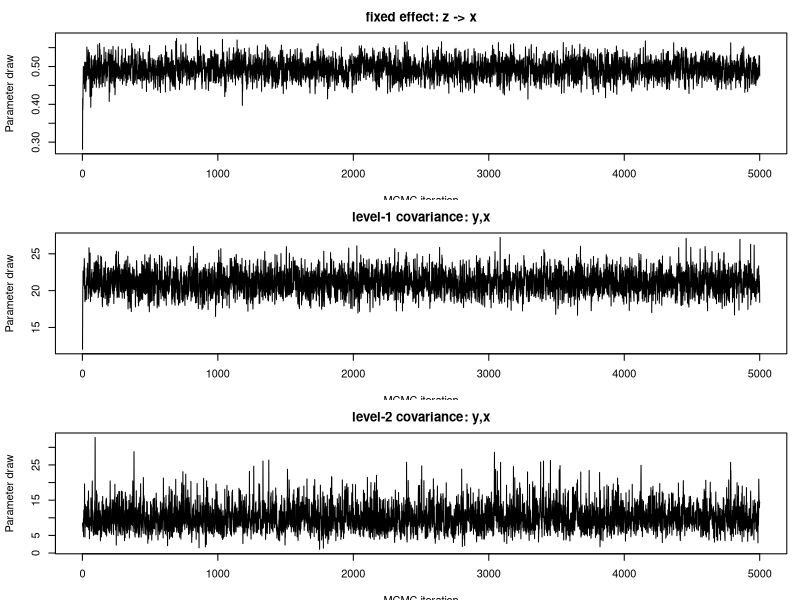
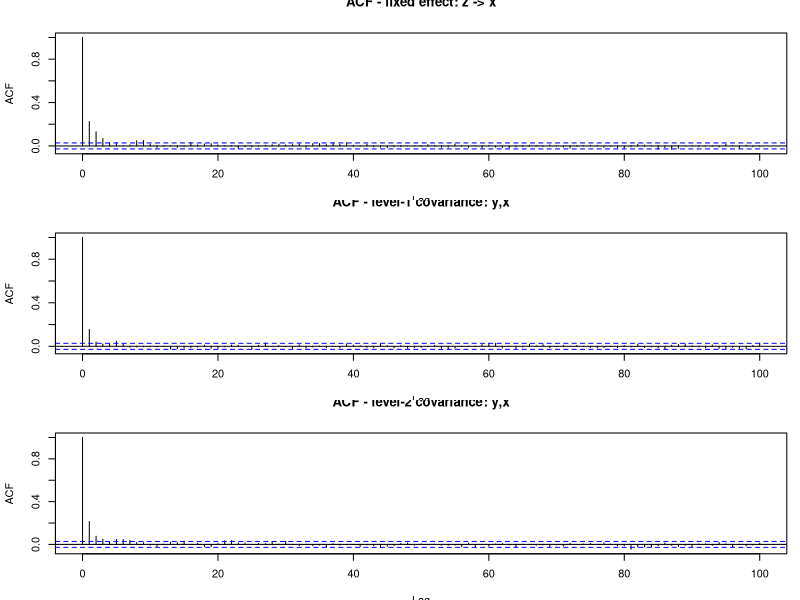
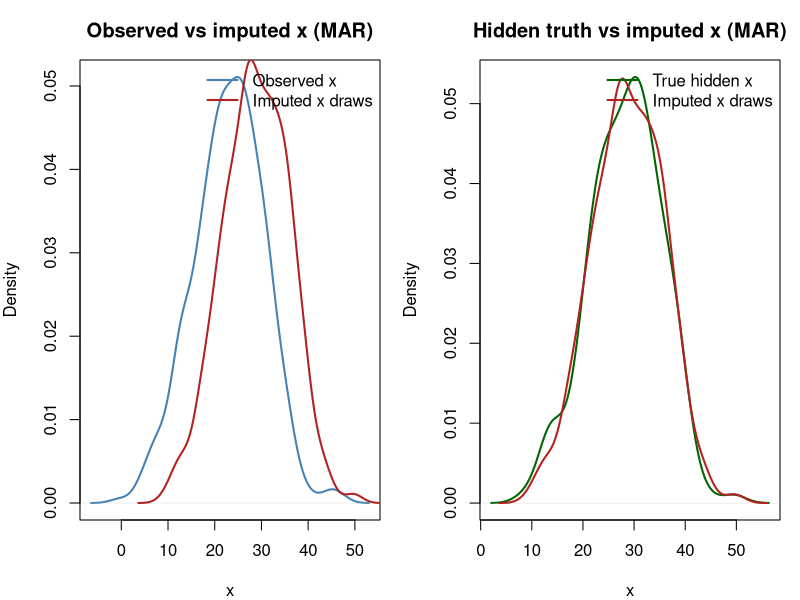

Recreate these plots in R, in order.
# =============================================================================
# A toy demonstration of JOMO (Joint Modelling Multiple Imputation)
# -----------------------------------------------------------------------------
# Goal: show how multilevel joint-model imputation works, how the native jomo
#       code is structured, and how it behaves under MCAR / MAR / MNAR.
#
# The script is deliberately small and heavily annotated. Read it top to
# bottom. Each numbered section maps to one idea. Run it with:
#
#     Rscript jomo_demo.R
#
# or step through it interactively in RStudio.
#
# Required packages: jomo, lme4
# Optional packages: coda (Geweke diagnostic), mitml (alternative pooling)
#
# Outputs:
#   jomo_diagnostics_trace_MAR.png
#   jomo_diagnostics_acf_MAR.png
#   jomo_imputed_vs_true_MAR.png
#
# IMPORTANT SCOPE NOTE:
# This is a MULTILEVEL teaching example, not yet a complete NHANES survey
# implementation. The cluster variable is analogous to a PSU, but jomo's
# `clus` argument does not, by itself, incorporate survey weights or strata.
# =============================================================================

required_packages <- c("jomo", "lme4")
missing_packages <- required_packages[
  !vapply(required_packages, requireNamespace, logical(1), quietly = TRUE)
]

if (length(missing_packages) > 0) {
  stop(
    "Install the required package(s) before running this script: ",
    paste(missing_packages, collapse = ", "),
    "\nRun: install.packages(c(",
    paste(sprintf('"%s"', missing_packages), collapse = ", "),
    "))",
    call. = FALSE
  )
}

library(coda)
library(mitml)

suppressPackageStartupMessages({
  library(jomo)
  library(lme4)
})

set.seed(42)  # same simulated population every time

# Teaching values. These are not recommendations to copy blindly into the
# final NHANES analysis; Section 6 shows how diagnostics inform the choices.
N_IMPUTATIONS <- 5L
DIAGNOSTIC_ITERATIONS <- 5000L
N_BURN <- 1000L
N_BETWEEN <- 1000L

# Set to TRUE after the main continuous example works. Section 11 then adds an
# incomplete binary variable so jomo uses its latent-normal mixed-data model.
RUN_CATEGORICAL_EXTENSION <- TRUE


# =============================================================================
# 0.  WHY SIMULATE A CLUSTERED DATASET?
# -----------------------------------------------------------------------------
# Simulation gives us two things a real incomplete dataset cannot:
#
#   1. the TRUE values that will later be hidden, and
#   2. the TRUE coefficient used to generate the outcome.
#
# We also create genuine clustering. Individuals within the same cluster share
# random intercepts, so their values are correlated. This is the key feature
# that a multilevel imputation model should preserve.
#
# The round trip is:
#   complete clustered data -> create missingness -> impute with jomo ->
#   analyze each completed dataset -> pool -> compare with the known truth.
# =============================================================================


# =============================================================================
# 1.  BUILD A COMPLETE TWO-LEVEL TOY DATASET
# -----------------------------------------------------------------------------
# 40 clusters x 15 people = 600 observations.
#
# Level 2: cluster_id
# Level 1: individual rows within each cluster
#
# The data-generating model is:
#
#   x_ij = 0.5*z_ij + b_xj + e_xij
#
#   y_ij = 2 + 0.8*x_ij + 1.5*z_ij + b_yj + e_yij
#
# where b_xj and b_yj are cluster-specific random intercepts. Our substantive
# analysis question is the fixed effect of x on y. Its TRUE value is 0.8.
#
# `z` and `y` remain fully observed. We create missingness only in `x`, just as
# in the attached MICE example. Although y is complete, it belongs in jomo's
# joint response matrix Y so its association with x helps impute missing x.
# =============================================================================

n_clusters <- 40L
people_per_cluster <- 15L
n <- n_clusters * people_per_cluster

cluster_number <- rep(seq_len(n_clusters), each = people_per_cluster)
cluster_id <- factor(cluster_number)

# Separate cluster effects for x and for the residual part of y.
cluster_effect_x <- rnorm(n_clusters, mean = 0, sd = 3)
cluster_effect_y <- rnorm(n_clusters, mean = 0, sd = 4)

z <- rnorm(n, mean = 50, sd = 10)
x <- 0.5 * z + cluster_effect_x[cluster_number] + rnorm(n, 0, 5)
y <- 2 + 0.8 * x + 1.5 * z +
  cluster_effect_y[cluster_number] + rnorm(n, 0, 3)

# An extra binary variable is generated now but ignored in the main example.
# It is used only if RUN_CATEGORICAL_EXTENSION is changed to TRUE in Section 11.
p_smoke <- plogis(-0.5 + 0.03 * (z - 50) + 0.04 * (x - mean(x)))
smoke <- factor(
  rbinom(n, size = 1, prob = p_smoke),
  levels = c(0, 1),
  labels = c("no", "yes")
)

full <- data.frame(
  cluster_id = cluster_id,
  x = x,
  y = y,
  z = z,
  smoke = smoke
)

TRUE_BETA_X <- 0.8

cat("\n=== Section 1: the complete clustered toy dataset ===\n")
print(head(full, 4))
cat(sprintf("\nRows: %d | clusters: %d | rows per cluster: %d\n",
            nrow(full), nlevels(full$cluster_id), people_per_cluster))


# =============================================================================
# 2.  IMPOSE MISSINGNESS ON x
# -----------------------------------------------------------------------------
# The probability that x is missing is:
#
#   MCAR: unrelated to every variable (a constant-probability coin flip).
#
#   MAR : related to fully OBSERVED y and z. This is a stronger teaching
#         example than making missingness depend only on z: selection on the
#         outcome can bias the complete-case regression, while jomo can use
#         y and z to recover the missing x distribution.
#
#   MNAR: related to x itself. Once x vanishes, the variable driving its
#         missingness is unobserved. Ordinary MAR-based jomo cannot generally
#         repair that without an explicit MNAR sensitivity model.
#
# Each scenario targets approximately 30% missingness.
# =============================================================================

# Convert an arbitrary score into logistic probabilities whose mean is exactly
# `target` before the random missingness draws are made.
probabilities_with_target_mean <- function(score, target = 0.30) {
  score <- as.numeric(scale(score))
  intercept <- uniroot(
    function(a) mean(plogis(a + score)) - target,
    interval = c(-20, 20)
  )$root
  plogis(intercept + score)
}

make_x_missing <- function(data, probability, seed) {
  stopifnot(length(probability) == nrow(data))
  set.seed(seed)
  out <- data
  remove_x <- runif(nrow(data)) < probability
  out$x[remove_x] <- NA_real_
  out
}

# MCAR: constant missingness probability.
p_mcar <- rep(0.30, n)

# MAR: depends on observed y and z. y receives most of the weight because
# outcome-dependent selection makes the complete-case problem easy to see.
mar_score <- 0.85 * as.numeric(scale(y)) + 0.15 * as.numeric(scale(z))
p_mar <- probabilities_with_target_mean(mar_score, target = 0.30)

# MNAR: depends on the value of x that may become unobserved.
p_mnar <- probabilities_with_target_mean(x, target = 0.30)

dat_mcar <- make_x_missing(full, p_mcar, seed = 101)
dat_mar <- make_x_missing(full, p_mar, seed = 102)
dat_mnar <- make_x_missing(full, p_mnar, seed = 103)

cat("\n=== Section 2: how much x is missing in each scenario ===\n")
cat(sprintf("MCAR: %d/%d (%.1f%%) missing\n",
            sum(is.na(dat_mcar$x)), n, 100 * mean(is.na(dat_mcar$x))))
cat(sprintf("MAR : %d/%d (%.1f%%) missing\n",
            sum(is.na(dat_mar$x)), n, 100 * mean(is.na(dat_mar$x))))
cat(sprintf("MNAR: %d/%d (%.1f%%) missing\n",
            sum(is.na(dat_mnar$x)), n, 100 * mean(is.na(dat_mnar$x))))

# A compact missingness-pattern table without requiring the mice package.
cat("\nMissingness pattern for the MAR data:\n")
print(
  as.data.frame(
    table(
      y_observed = !is.na(dat_mar$y),
      x_observed = !is.na(dat_mar$x),
      z_observed = !is.na(dat_mar$z)
    )
  )
)


# =============================================================================
# 3.  DEFINE THE SUBSTANTIVE ANALYSIS AND THE BENCHMARKS
# -----------------------------------------------------------------------------
# The substantive model is a random-intercept linear mixed model:
#
#   y ~ x + z + (1 | cluster_id)
#
# For every missingness scenario we compare:
#
#   (A) COMPLETE DATA : model fitted before any values were removed.
#   (B) COMPLETE CASE : rows with missing x are silently discarded.
#   (C) JOMO          : fit the model in each imputation and pool the results.
#
# The complete-data estimate is not exactly 0.8 because a finite simulated
# sample contains sampling noise. It is the fairest practical benchmark for
# judging what the missing-data methods recovered.
# =============================================================================

fit_analysis_model <- function(data) {
  lme4::lmer(
    y ~ x + z + (1 | cluster_id),
    data = data,
    REML = FALSE,
    na.action = na.omit,
    control = lme4::lmerControl(optimizer = "bobyqa")
  )
}

extract_x_estimate <- function(model) {
  coefficient_table <- summary(model)$coefficients
  c(
    beta_x = unname(coefficient_table["x", "Estimate"]),
    se = unname(coefficient_table["x", "Std. Error"])
  )
}

fit_slope <- function(data) {
  extract_x_estimate(fit_analysis_model(data))
}

truth <- fit_slope(full)

cat("\n=== Section 3: complete-data benchmark ===\n")
cat(sprintf("Generating beta_x: %.3f\n", TRUE_BETA_X))
cat(sprintf("Complete-data estimate: %.3f (SE %.3f)\n",
            truth["beta_x"], truth["se"]))


# =============================================================================
# 4.  TRANSLATE THE DATA INTO JOMO'S INPUTS
# -----------------------------------------------------------------------------
# Native jomo uses matrices/data frames rather than one formula:
#
#   Y    : joint outcomes. Put incomplete variables here. Fully observed y is
#          also placed here so its covariance with x helps impute x.
#
#   X    : fully observed fixed-effect predictors of every joint outcome.
#          Missing values are NOT allowed. An intercept is explicit.
#
#   Z    : predictors attached to random effects. We omit it, so jomo uses its
#          default column of 1s: a random intercept for every joint outcome.
#
#   clus : cluster membership. Supplying this makes the umbrella jomo()
#          function select a two-level imputation engine.
#
# Our joint imputation model is therefore:
#
#   (y_ij, x_ij)' = B'(1, z_ij) + u_j + e_ij
#
# with multivariate-normal level-2 random effects u_j and level-1 residuals
# e_ij. jomo estimates both covariance matrices.
# =============================================================================

make_jomo_inputs <- function(data, include_smoke = FALSE) {
  if (include_smoke) {
    Y <- data.frame(y = data$y, x = data$x, smoke = data$smoke)
  } else {
    Y <- data.frame(y = data$y, x = data$x)
  }

  X <- data.frame(
    intercept = rep(1, nrow(data)),
    z = data$z
  )

  clus <- data.frame(cluster_id = data$cluster_id)

  stopifnot(
    !anyNA(X),
    !anyNA(clus),
    is.numeric(Y$y),
    is.numeric(Y$x)
  )

  list(Y = Y, X = X, clus = clus)
}

inputs_mar <- make_jomo_inputs(dat_mar)

cat("\n=== Section 4: jomo input dimensions for MAR ===\n")
cat(sprintf("Y: %d rows x %d joint outcomes\n",
            nrow(inputs_mar$Y), ncol(inputs_mar$Y)))
cat(sprintf("X: %d rows x %d fixed-effect predictors\n",
            nrow(inputs_mar$X), ncol(inputs_mar$X)))
cat(sprintf("Clusters: %d\n", nlevels(factor(inputs_mar$clus[, 1]))))


# =============================================================================
# 5.  DRY RUN: CHECK THAT JOMO IS FITTING THE INTENDED MODEL
# -----------------------------------------------------------------------------
# The package authors recommend a very short .MCMCchain run before spending
# time on the real sampler. It answers structural questions:
#
#   - Did jomo recognize the data as clustered?
#   - Did it recognize two continuous joint outcomes?
#   - Are the fixed-effect and covariance arrays the expected dimensions?
#
# Two iterations are NOT enough for convergence. This is only a software/model
# specification check.
# =============================================================================

set.seed(500)
dry_run <- jomo::jomo.MCMCchain(
  Y = inputs_mar$Y,
  X = inputs_mar$X,
  clus = inputs_mar$clus,
  nburn = 2L,
  output = 0
)

cat("\n=== Section 5: dry-run output objects ===\n")
dry_dimensions <- lapply(
  dry_run[c("collectbeta", "collectomega", "collectu", "collectcovu")],
  dim
)
print(dry_dimensions)
cat("Expected: beta, level-1 covariance, random effects, and level-2 covariance.\n")


# =============================================================================
# 6.  RUN A LONGER MCMC CHAIN AND CHECK CONVERGENCE
# -----------------------------------------------------------------------------
# WHAT JOMO DOES UNDER THE HOOD:
#   - Unlike MICE, it does not start with a separate regression for each
#     incomplete variable. It posits ONE joint multivariate model.
#   - A Gibbs/data-augmentation sampler repeatedly draws model parameters,
#     covariance matrices, random effects, and missing values from their
#     conditional distributions under that joint model.
#   - The sampler must reach its stationary distribution before we save an
#     imputed dataset.
#
# The .MCMCchain function saves parameter draws instead of returning the final
# multiple imputations. We inspect three representative chains:
#
#   beta(z -> x)           : a fixed-effect parameter
#   residual cov(y, x)     : a level-1 covariance parameter
#   cluster cov(y, x)      : a level-2 covariance parameter
#
# Good signs: no drift, stable variation, reasonable mixing, and an ACF that
# falls toward zero. Inspect several parameters in a real analysis, especially
# covariance parameters, which often mix more slowly than fixed effects.
# =============================================================================

cat(sprintf("\n=== Section 6: running %d diagnostic MCMC iterations (MAR) ===\n",
            DIAGNOSTIC_ITERATIONS))

set.seed(501)
diagnostic_mar <- jomo::jomo.MCMCchain(
  Y = inputs_mar$Y,
  X = inputs_mar$X,
  clus = inputs_mar$clus,
  nburn = DIAGNOSTIC_ITERATIONS,
  output = 0
)

diagnostic_traces <- list(
  `fixed effect: z -> x` = as.numeric(
    diagnostic_mar$collectbeta["z", "x", ]
  ),
  `level-1 covariance: y,x` = as.numeric(
    diagnostic_mar$collectomega["y", "x", ]
  ),
  `level-2 covariance: y,x` = as.numeric(
    diagnostic_mar$collectcovu["y*Z1", "x*Z1", ]
  )
)

png("jomo_diagnostics_trace_MAR.png", width = 1000, height = 900)
par(mfrow = c(3, 1), mar = c(3.5, 4.2, 2.5, 1))
for (trace_name in names(diagnostic_traces)) {
  plot(
    diagnostic_traces[[trace_name]],
    type = "l",
    xlab = "MCMC iteration",
    ylab = "Parameter draw",
    main = trace_name
  )
}
dev.off()

png("jomo_diagnostics_acf_MAR.png", width = 1000, height = 900)
par(mfrow = c(3, 1), mar = c(3.5, 4.2, 2.5, 1))
for (trace_name in names(diagnostic_traces)) {
  acf(
    diagnostic_traces[[trace_name]],
    lag.max = 100,
    main = paste("ACF -", trace_name)
  )
}
dev.off()

# Show the remaining autocorrelation at the proposed distance between saved
# imputations. Values near zero suggest that N_BETWEEN is amply spaced for the
# inspected parameters. Always judge this together with the plots.
acf_at_lag <- function(x, lag) {
  as.numeric(acf(x, plot = FALSE, lag.max = lag)$acf[lag + 1L])
}

spacing_acf <- vapply(
  diagnostic_traces,
  acf_at_lag,
  numeric(1),
  lag = N_BETWEEN
)

cat(sprintf("\nAutocorrelation at proposed nbetween = %d:\n", N_BETWEEN))
print(round(spacing_acf, 3))

# Geweke is optional and complements rather than replaces trace/ACF review.
# A rough screening rule is |z| < 1.96, but passing it does not prove that the
# whole high-dimensional sampler has converged.
if (requireNamespace("coda", quietly = TRUE)) {
  geweke_z <- vapply(
    diagnostic_traces,
    function(x) coda::geweke.diag(coda::mcmc(x))$z,
    numeric(1)
  )
  cat("\nOptional Geweke z-scores:\n")
  print(round(geweke_z, 3))
  cat("Use |z| < 1.96 only as a rough screen; inspect the plots too.\n")
} else {
  cat("\nOptional Geweke diagnostic skipped: package 'coda' is not installed.\n")
}

cat("\nSaved jomo_diagnostics_trace_MAR.png and jomo_diagnostics_acf_MAR.png\n")
cat(sprintf(
  "Demo settings used below: nburn = %d, nbetween = %d, nimp = %d.\n",
  N_BURN, N_BETWEEN, N_IMPUTATIONS
))
cat("Change these only after reviewing your own chain diagnostics.\n")


# =============================================================================
# 7.  GENERATE MULTIPLE IMPUTATIONS WITH JOMO
# -----------------------------------------------------------------------------
# `nburn`    = MCMC updates before the first saved completed dataset.
# `nbetween` = MCMC updates between successive completed datasets.
# `nimp`     = number of completed datasets retained.
#
# WHY nimp = 5 INSTEAD OF 1:
# A single completed dataset hides uncertainty about the missing values.
# Multiple datasets are allowed to disagree. Rubin's rules later combine:
#
#   - within-imputation uncertainty from each fitted model, and
#   - between-imputation uncertainty from disagreement across imputations.
#
# Five is useful for a quick teaching example, not necessarily enough for the
# final NHANES project. The final number should reflect missing information and
# the desired Monte Carlo precision.
# =============================================================================

run_jomo <- function(data, seed) {
  inputs <- make_jomo_inputs(data)
  set.seed(seed)

  jomo::jomo(
    Y = inputs$Y,
    X = inputs$X,
    clus = inputs$clus,
    nburn = N_BURN,
    nbetween = N_BETWEEN,
    nimp = N_IMPUTATIONS,
    meth = "common",  # common level-1 covariance matrix across clusters
    output = 0
  )
}

cat("\n=== Section 7: creating the final imputations ===\n")
imp_mcar <- run_jomo(dat_mcar, seed = 701)
imp_mar <- run_jomo(dat_mar, seed = 702)
imp_mnar <- run_jomo(dat_mnar, seed = 703)

cat("Created MCAR, MAR, and MNAR jomo objects.\n")

# Native jomo returns LONG data:
#   Imputation == 0 : original incomplete data
#   Imputation == 1,...,5 : completed datasets
cat("\nImputation labels in the MAR object:\n")
print(table(imp_mar$Imputation))


# =============================================================================
# 8.  INSPECT THE COMPLETED DATASETS
# -----------------------------------------------------------------------------
# We split jomo's stacked output into a list, restore the analysis-friendly
# cluster_id name, and then verify four basic properties:
#
#   1. all missing x values were filled,
#   2. originally observed x values were not changed,
#   3. imputations differ from one another, and
#   4. the cluster structure is still present.
# =============================================================================

jomo_completed_list <- function(jomo_output) {
  imputation_numbers <- sort(unique(
    jomo_output$Imputation[jomo_output$Imputation > 0]
  ))

  completed <- lapply(imputation_numbers, function(k) {
    out <- jomo_output[jomo_output$Imputation == k, , drop = FALSE]
    out <- out[order(out$id), , drop = FALSE]
    out$cluster_id <- factor(out$clus)
    rownames(out) <- NULL
    out
  })

  names(completed) <- paste0("imputation_", imputation_numbers)
  completed
}

completed_mcar <- jomo_completed_list(imp_mcar)
completed_mar <- jomo_completed_list(imp_mar)
completed_mnar <- jomo_completed_list(imp_mnar)

mar_missing_rows <- which(is.na(dat_mar$x))
mar_observed_rows <- which(!is.na(dat_mar$x))

imputed_x_mar <- vapply(
  completed_mar,
  function(data) data$x[mar_missing_rows],
  numeric(length(mar_missing_rows))
)

cat("\n=== Section 8: first missing x cells across five MAR imputations ===\n")
print(round(head(imputed_x_mar, 6), 2))

all_x_filled <- all(vapply(
  completed_mar,
  function(data) !anyNA(data$x),
  logical(1)
))

largest_change_to_observed_x <- max(vapply(
  completed_mar,
  function(data) max(abs(
    data$x[mar_observed_rows] - dat_mar$x[mar_observed_rows]
  )),
  numeric(1)
))

cat(sprintf("\nAll MAR x values filled: %s\n", all_x_filled))
cat(sprintf("Largest change to an originally observed x: %.12f\n",
            largest_change_to_observed_x))

# A simple intraclass correlation (ICC) check for x. The five imputed ICCs do
# not need to equal the complete-data ICC exactly, but they should retain the
# clear within-cluster dependence instead of treating every row as independent.
icc_x <- function(data) {
  model <- lme4::lmer(
    x ~ 1 + (1 | cluster_id),
    data = data,
    REML = TRUE,
    na.action = na.omit,
    control = lme4::lmerControl(optimizer = "bobyqa")
  )
  variance_table <- as.data.frame(lme4::VarCorr(model))
  between <- variance_table$vcov[variance_table$grp == "cluster_id"][1]
  within <- variance_table$vcov[variance_table$grp == "Residual"][1]
  between / (between + within)
}

complete_icc <- icc_x(full)
imputed_iccs <- vapply(completed_mar, icc_x, numeric(1))

cat(sprintf("\nComplete-data ICC for x: %.3f\n", complete_icc))
cat("ICC for x in each MAR imputation:\n")
print(round(imputed_iccs, 3))

# Compare both observed and truly missing x values with the pooled imputed
# draws. Under MAR, the observed and imputed distributions need not be
# identical: the missing rows were systematically selected using y and z.
observed_x_mar <- dat_mar$x[mar_observed_rows]
true_missing_x_mar <- full$x[mar_missing_rows]
pooled_imputed_x_mar <- as.numeric(imputed_x_mar)

png("jomo_imputed_vs_true_MAR.png", width = 1100, height = 500)
par(mfrow = c(1, 2), mar = c(4, 4, 3, 1))

plot(
  density(observed_x_mar),
  lwd = 2,
  col = "steelblue",
  main = "Observed vs imputed x (MAR)",
  xlab = "x"
)
lines(density(pooled_imputed_x_mar), lwd = 2, col = "firebrick")
legend(
  "topright",
  legend = c("Observed x", "Imputed x draws"),
  col = c("steelblue", "firebrick"),
  lwd = 2,
  bty = "n"
)

plot(
  density(true_missing_x_mar),
  lwd = 2,
  col = "darkgreen",
  main = "Hidden truth vs imputed x (MAR)",
  xlab = "x"
)
lines(density(pooled_imputed_x_mar), lwd = 2, col = "firebrick")
legend(
  "topright",
  legend = c("True hidden x", "Imputed x draws"),
  col = c("darkgreen", "firebrick"),
  lwd = 2,
  bty = "n"
)

dev.off()
cat("\nSaved jomo_imputed_vs_true_MAR.png\n")


# =============================================================================
# 9.  FIT EACH IMPUTED DATASET AND POOL WITH RUBIN'S RULES
# -----------------------------------------------------------------------------
# The substantive analysis model is fitted separately to all five completed
# datasets. Nothing is pooled until all five model fits exist.
#
# For the x coefficient:
#
#   Qbar = average of the five coefficient estimates
#   Ubar = average of the five estimated variances (SE^2)
#   B    = variance of the five coefficient estimates
#   T    = Ubar + (1 + 1/m)*B
#
# The total SE is sqrt(T). The B term is the extra uncertainty caused by not
# knowing the missing x values. A single imputation would omit that term.
#
# This helper implements the standard large-sample Rubin pooling formulas so
# the arithmetic is visible. In the full project we can use mitml or another
# tested pooling layer, especially for multi-parameter tests and small-sample
# degrees-of-freedom adjustments.
# =============================================================================

fit_all_imputations <- function(completed_list) {
  lapply(completed_list, fit_analysis_model)
}

pool_x_with_rubin <- function(fitted_models) {
  m <- length(fitted_models)

  estimates <- vapply(
    fitted_models,
    function(model) unname(lme4::fixef(model)["x"]),
    numeric(1)
  )

  variances <- vapply(
    fitted_models,
    function(model) unname(as.matrix(stats::vcov(model))["x", "x"]),
    numeric(1)
  )

  q_bar <- mean(estimates)
  u_bar <- mean(variances)
  b <- stats::var(estimates)
  total_variance <- u_bar + (1 + 1 / m) * b
  pooled_se <- sqrt(total_variance)

  if (b <= .Machine$double.eps) {
    relative_increase <- 0
    df <- Inf
    fmi <- 0
  } else {
    relative_increase <- ((1 + 1 / m) * b) / u_bar
    df <- (m - 1) * (1 + 1 / relative_increase)^2
    fmi <- (relative_increase + 2 / (df + 3)) /
      (relative_increase + 1)
  }

  critical_value <- stats::qt(0.975, df = df)

  list(
    estimates = estimates,
    variances = variances,
    summary = c(
      beta_x = q_bar,
      se = pooled_se,
      df = df,
      fmi = fmi,
      ci_low = q_bar - critical_value * pooled_se,
      ci_high = q_bar + critical_value * pooled_se,
      within_variance = u_bar,
      between_variance = b,
      total_variance = total_variance
    )
  )
}

fits_mcar <- fit_all_imputations(completed_mcar)
fits_mar <- fit_all_imputations(completed_mar)
fits_mnar <- fit_all_imputations(completed_mnar)

pool_mcar <- pool_x_with_rubin(fits_mcar)
pool_mar <- pool_x_with_rubin(fits_mar)
pool_mnar <- pool_x_with_rubin(fits_mnar)

# The same native jomo output can instead be handed to mitml. This is the
# package-supported route to use later when you want more general pooled tests:

if (requireNamespace("mitml", quietly = TRUE)) {
  imp_mar_mitml <- mitml::jomo2mitml.list(imp_mar)
  fits_mar_mitml <- with(
    imp_mar_mitml,
    lme4::lmer(y ~ x + z + (1 | clus), REML = FALSE)
  )
  print(mitml::testEstimates(fits_mar_mitml))
}

cat("\n=== Section 9: the five MAR estimates before pooling ===\n")
print(round(pool_mar$estimates, 4))

cat("\nMAR Rubin components:\n")
cat(sprintf("Average estimate (Qbar)      : %.4f\n", pool_mar$summary["beta_x"]))
cat(sprintf("Within-imputation variance  : %.6f\n",
            pool_mar$summary["within_variance"]))
cat(sprintf("Between-imputation variance : %.6f\n",
            pool_mar$summary["between_variance"]))
cat(sprintf("Total variance              : %.6f\n",
            pool_mar$summary["total_variance"]))
cat(sprintf("Pooled SE                   : %.4f\n", pool_mar$summary["se"]))
cat(sprintf("Fraction missing information: %.3f\n", pool_mar$summary["fmi"]))


# =============================================================================
# 10. COMPARE COMPLETE DATA, COMPLETE CASES, AND JOMO
# -----------------------------------------------------------------------------
# What we expect across repeated simulations:
#
#   MCAR: complete cases and jomo are both approximately unbiased. Jomo can
#         recover information and therefore may improve efficiency.
#
#   MAR : complete-case analysis can be biased here because whether x is
#         observed depends on y. Jomo conditions on the observed y and z and
#         should move the estimate back toward the complete-data result.
#
#   MNAR: ordinary jomo and complete-case analysis can both be biased. The
#         missingness still depends on the unseen x after conditioning on the
#         imputation variables. A plausible-looking SE cannot repair a wrong
#         missingness assumption.
#
# One random toy sample will not reproduce the exact theoretical ordering every
# time. Judge the pattern, not whether every printed decimal is perfect.
# =============================================================================

normal_ci <- function(estimate, se) {
  estimate + c(-1, 1) * stats::qnorm(0.975) * se
}

comparison_rows <- function(scenario, incomplete_data, pooled_object) {
  cc <- fit_slope(incomplete_data)
  mi <- pooled_object$summary

  truth_ci <- normal_ci(truth["beta_x"], truth["se"])
  cc_ci <- normal_ci(cc["beta_x"], cc["se"])

  rbind(
    data.frame(
      scenario = scenario,
      method = "complete data",
      beta_x = unname(truth["beta_x"]),
      se = unname(truth["se"]),
      df = NA_real_,
      fmi = NA_real_,
      ci_low = truth_ci[1],
      ci_high = truth_ci[2]
    ),
    data.frame(
      scenario = scenario,
      method = "complete case",
      beta_x = unname(cc["beta_x"]),
      se = unname(cc["se"]),
      df = NA_real_,
      fmi = NA_real_,
      ci_low = cc_ci[1],
      ci_high = cc_ci[2]
    ),
    data.frame(
      scenario = scenario,
      method = "jomo pooled",
      beta_x = unname(mi["beta_x"]),
      se = unname(mi["se"]),
      df = unname(mi["df"]),
      fmi = unname(mi["fmi"]),
      ci_low = unname(mi["ci_low"]),
      ci_high = unname(mi["ci_high"])
    )
  )
}

results <- rbind(
  comparison_rows("MCAR", dat_mcar, pool_mcar),
  comparison_rows("MAR", dat_mar, pool_mar),
  comparison_rows("MNAR", dat_mnar, pool_mnar)
)

results$bias_from_generating_beta <- results$beta_x - TRUE_BETA_X
results$difference_from_complete_data <- results$beta_x - truth["beta_x"]
rownames(results) <- NULL

cat("\n=== Section 10: THE PAYOFF TABLE (generating beta_x = 0.8) ===\n")
print(format(results, digits = 3, nsmall = 3), row.names = FALSE)

cat("\nHow to read the table:\n")
cat(" * Compare beta_x with both 0.800 and the finite-sample complete-data row.\n")
cat(" * MCAR: CC and jomo should both be approximately unbiased.\n")
cat(" * MAR : jomo should usually recover more of the outcome-dependent loss.\n")
cat(" * MNAR: neither ordinary MAR-based approach is guaranteed to recover truth.\n")
cat(" * FMI quantifies how much pooled uncertainty is attributable to missingness.\n")


# =============================================================================
# 11. OPTIONAL: ADD AN INCOMPLETE BINARY VARIABLE
# -----------------------------------------------------------------------------
# Change RUN_CATEGORICAL_EXTENSION near the top to TRUE after the continuous
# example is understood. jomo will see numeric y/x plus factor smoke and select
# a mixed-data engine (jomo1ranmix). It represents binary smoke with an
# underlying latent normal variable during MCMC, then converts imputed latent
# draws back to the observed categories.
#
# This block demonstrates data-type handling only. If smoke were part of the
# substantive analysis, that analysis would also need to be fitted and pooled.
#
# WHAT A SUCCESSFUL DEMONSTRATION SHOULD SHOW:
#   1. jomo reports that it selected jomo1ranmix.
#   2. Every deleted smoke value is filled, while observed smoke values remain
#      unchanged.
#   3. The completed yes/no proportions are reasonably close to the original
#      complete-data proportions, including among the rows deliberately hidden.
#      They should not match exactly because each imputation is a random draw.
#   4. At least some hidden smoke values vary across imputations. That variation
#      represents uncertainty; identical completed datasets would be suspicious.
#   5. The smoke.1 coefficients and covariances printed by jomo are on an
#      underlying latent-normal scale, not the scale of a logistic regression.
#      Its level-1 variance is fixed at 1 for identification, which is expected.
#
# In a real dataset the hidden truth is unavailable. We would instead compare
# observed and imputed distributions, inspect relationships with key variables,
# diagnose the mixed-data MCMC chains, and pool any substantive smoke analysis.
# Exact recovery of each person's true category is not the goal of multiple
# imputation; recovery of distributions, relationships, and uncertainty is.
# =============================================================================

if (RUN_CATEGORICAL_EXTENSION) {
  mixed_data <- dat_mar

  # Save the complete smoking values before hiding any of them. This is possible
  # only because this is a simulation and gives us a benchmark for recovery.
  smoke_truth <- mixed_data$smoke
  smoke_levels <- levels(smoke_truth)

  set.seed(1101)
  remove_smoke <- runif(nrow(mixed_data)) < 0.20
  mixed_data$smoke[remove_smoke] <- NA

  mixed_inputs <- make_jomo_inputs(mixed_data, include_smoke = TRUE)

  stopifnot(is.factor(mixed_inputs$Y$smoke))

  cat("\n=== Section 11: optional continuous + binary imputation ===\n")
  cat(sprintf("Missing smoke values: %d\n", sum(is.na(mixed_data$smoke))))
  cat("jomo should report that it selected jomo1ranmix.\n")

  set.seed(1102)
  imp_mixed <- jomo::jomo(
    Y = mixed_inputs$Y,
    X = mixed_inputs$X,
    clus = mixed_inputs$clus,
    nburn = N_BURN,
    nbetween = N_BETWEEN,
    nimp = N_IMPUTATIONS,
    meth = "common",
    output = 1
  )

  completed_mixed <- jomo_completed_list(imp_mixed)

  # Basic integrity checks. Both should be TRUE.
  all_smoke_filled <- all(vapply(
    completed_mixed,
    function(data) !anyNA(data$smoke),
    logical(1)
  ))

  observed_smoke_unchanged <- all(vapply(
    completed_mixed,
    function(data) identical(
      as.character(data$smoke[!remove_smoke]),
      as.character(smoke_truth[!remove_smoke])
    ),
    logical(1)
  ))

  cat("\nSmoke imputation integrity checks:\n")
  cat(sprintf("All missing smoke values filled: %s\n", all_smoke_filled))
  cat(sprintf("Originally observed smoke values unchanged: %s\n",
              observed_smoke_unchanged))

  # Compare the full-sample category distribution with the original truth.
  # The mean-imputation row should be close to complete_truth. Exact equality is
  # neither required nor expected.
  smoke_proportions <- function(values) {
    proportions <- prop.table(table(factor(values, levels = smoke_levels)))
    stats::setNames(as.numeric(proportions), smoke_levels)
  }

  completed_smoke_distributions <- do.call(
    rbind,
    lapply(completed_mixed, function(data) smoke_proportions(data$smoke))
  )

  smoke_distribution_comparison <- rbind(
    complete_truth = smoke_proportions(smoke_truth),
    observed_after_deletion = smoke_proportions(mixed_data$smoke),
    completed_smoke_distributions,
    mean_imputation = colMeans(completed_smoke_distributions)
  )

  cat("\nFull-sample smoke distribution comparison:\n")
  print(round(smoke_distribution_comparison, 3))

  # The full-sample comparison is dominated by values that were never missing.
  # This second table focuses only on the deliberately hidden rows. Across the
  # five imputations, imputed_yes should fluctuate around true_yes rather than
  # reproduce it exactly in every dataset.
  true_yes_hidden <- mean(smoke_truth[remove_smoke] == "yes")
  imputed_yes_hidden <- vapply(
    completed_mixed,
    function(data) mean(data$smoke[remove_smoke] == "yes"),
    numeric(1)
  )

  hidden_smoke_recovery <- data.frame(
    imputation = names(completed_mixed),
    true_yes = rep(true_yes_hidden, length(completed_mixed)),
    imputed_yes = imputed_yes_hidden,
    difference = imputed_yes_hidden - true_yes_hidden,
    row.names = NULL
  )

  cat("\nRecovery among the deliberately hidden smoke values:\n")
  print(transform(
    hidden_smoke_recovery,
    true_yes = round(true_yes, 3),
    imputed_yes = round(imputed_yes, 3),
    difference = round(difference, 3)
  ), row.names = FALSE)

  # Multiple imputations should encode uncertainty. This reports the percentage
  # of hidden people whose imputed category is not identical in all five sets.
  imputed_smoke_matrix <- vapply(
    completed_mixed,
    function(data) as.character(data$smoke[remove_smoke]),
    character(sum(remove_smoke))
  )
  percent_hidden_varying <- 100 * mean(apply(
    imputed_smoke_matrix,
    1,
    function(values) length(unique(values)) > 1
  ))

  cat(sprintf(
    "Hidden smoke values varying across imputations: %.1f%%\n",
    percent_hidden_varying
  ))
}


# =============================================================================
# 12. WHAT THIS DOES -- AND DOES NOT -- ESTABLISH FOR NHANES
# -----------------------------------------------------------------------------
# This example establishes the mechanics needed for the next project step:
#
#   - create Y / X / clus inputs,
#   - preserve a two-level dependence structure,
#   - run a dry check,
#   - diagnose MCMC convergence,
#   - choose nburn / nbetween,
#   - create multiple completed datasets,
#   - fit and pool the substantive model.
#
# It does NOT establish that setting clus = PSU fully incorporates the NHANES
# sample design. For the real project we still need to decide, justify, and
# test how to handle:
#
#   - a verified unique PSU identifier within the combined cycles,
#   - strata,
#   - examination/interview/subsample weights,
#   - survey-weighted substantive analyses after imputation, and
#   - whether design variables enter as fixed predictors, grouping variables,
#     or through some other survey-aware imputation strategy.
#
# Ordinary jomo assumes MAR given the imputation-model information. MCAR was a
# convenient first scenario, not an assumption required by the method. MNAR
# requires explicit sensitivity analysis rather than a standard jomo run.
# =============================================================================

cat("\nDone. Re-read Sections 4, 6, 7, 9, 10, and 12 for the teach-back.\n")
cat("Core sentence: jomo fits one multilevel joint distribution, uses MCMC to\n")
cat("draw missing values and parameters, and Rubin's rules carry imputation\n")
cat("uncertainty into the final pooled estimate.\n")
